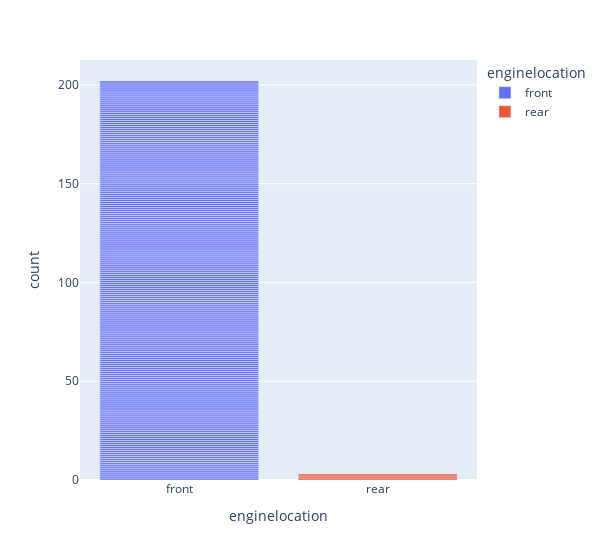

Notebook code cell kept with this figure:
### Code cell
px.bar(df, x='enginelocation',color='enginelocation',width=600)

### Figure 1 — Plotly figure (JSON) as saved in the notebook; plotly's stock layout.template omitted (floating-point values rounded to 4 significant figures; data arrays with more than 128 entries replaced by an {"elided": "..."} marker saying what was removed)
{"data": [{"alignmentgroup": "True", "hovertemplate": "enginelocation=%{x}<br>count=%{y}<extra></extra>", "legendgroup": "front", "marker": {"color": "#636efa", "pattern": {"shape": ""}}, "name": "front", "offsetgroup": "front", "orientation": "v", "showlegend": true, "textposition": "auto", "type": "bar", "x": {"elided": "202 str values"}, "xaxis": "x", "y": {"elided": "202 int values"}, "yaxis": "y"}, {"alignmentgroup": "True", "hovertemplate": "enginelocation=%{x}<br>count=%{y}<extra></extra>", "legendgroup": "rear", "marker": {"color": "#EF553B", "pattern": {"shape": ""}}, "name": "rear", "offsetgroup": "rear", "orientation": "v", "showlegend": true, "textposition": "auto", "type": "bar", "x": ["rear", "rear", "rear"], "xaxis": "x", "y": [1, 1, 1], "yaxis": "y"}], "layout": {"barmode": "relative", "legend": {"title": {"text": "enginelocation"}, "tracegroupgap": 0}, "margin": {"t": 60}, "width": 600, "xaxis": {"anchor": "y", "categoryarray": ["front", "rear"], "categoryorder": "array", "domain": [0, 1], "title": {"text": "enginelocation"}}, "yaxis": {"anchor": "x", "domain": [0, 1], "title": {"text": "count"}}}}
